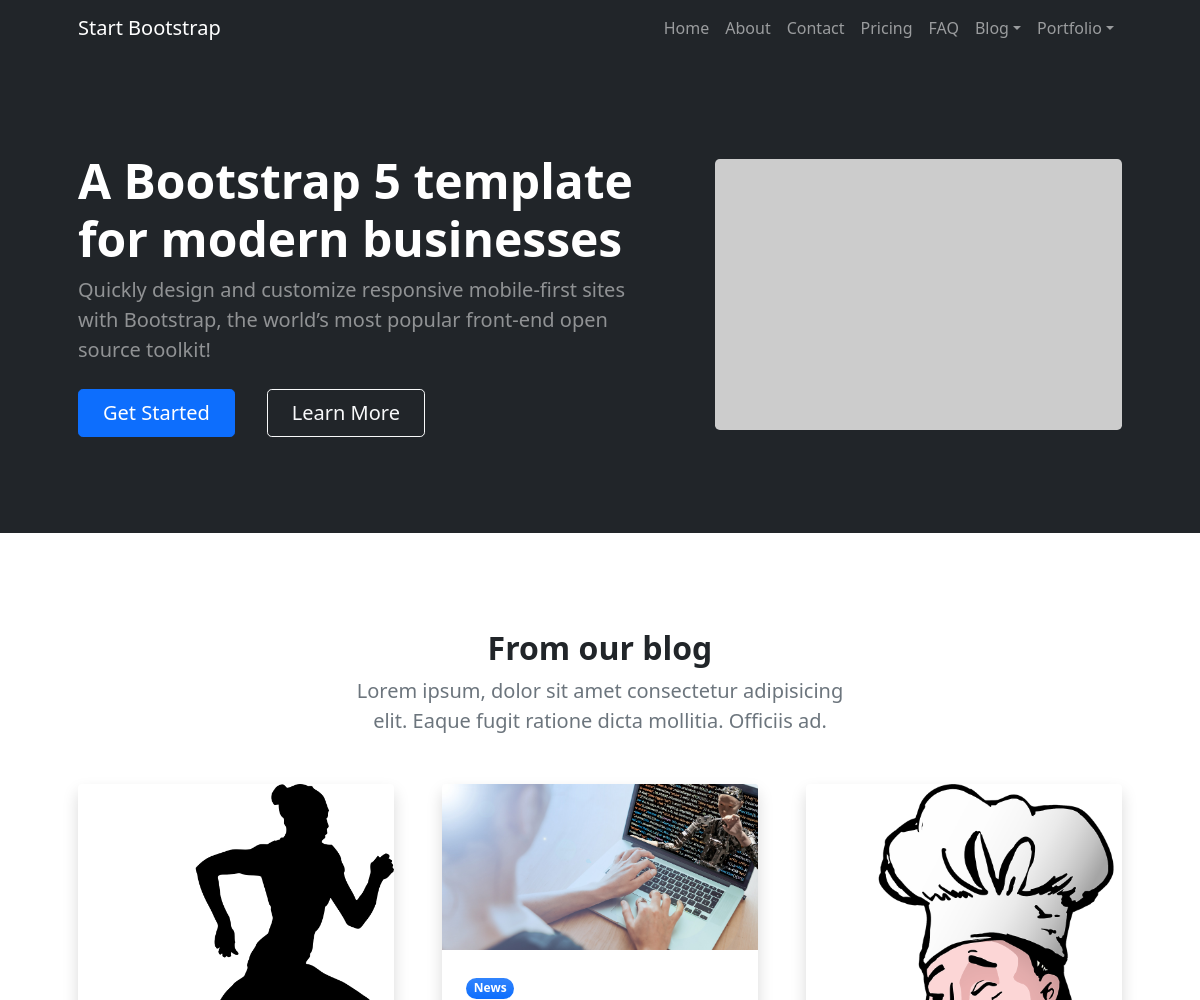
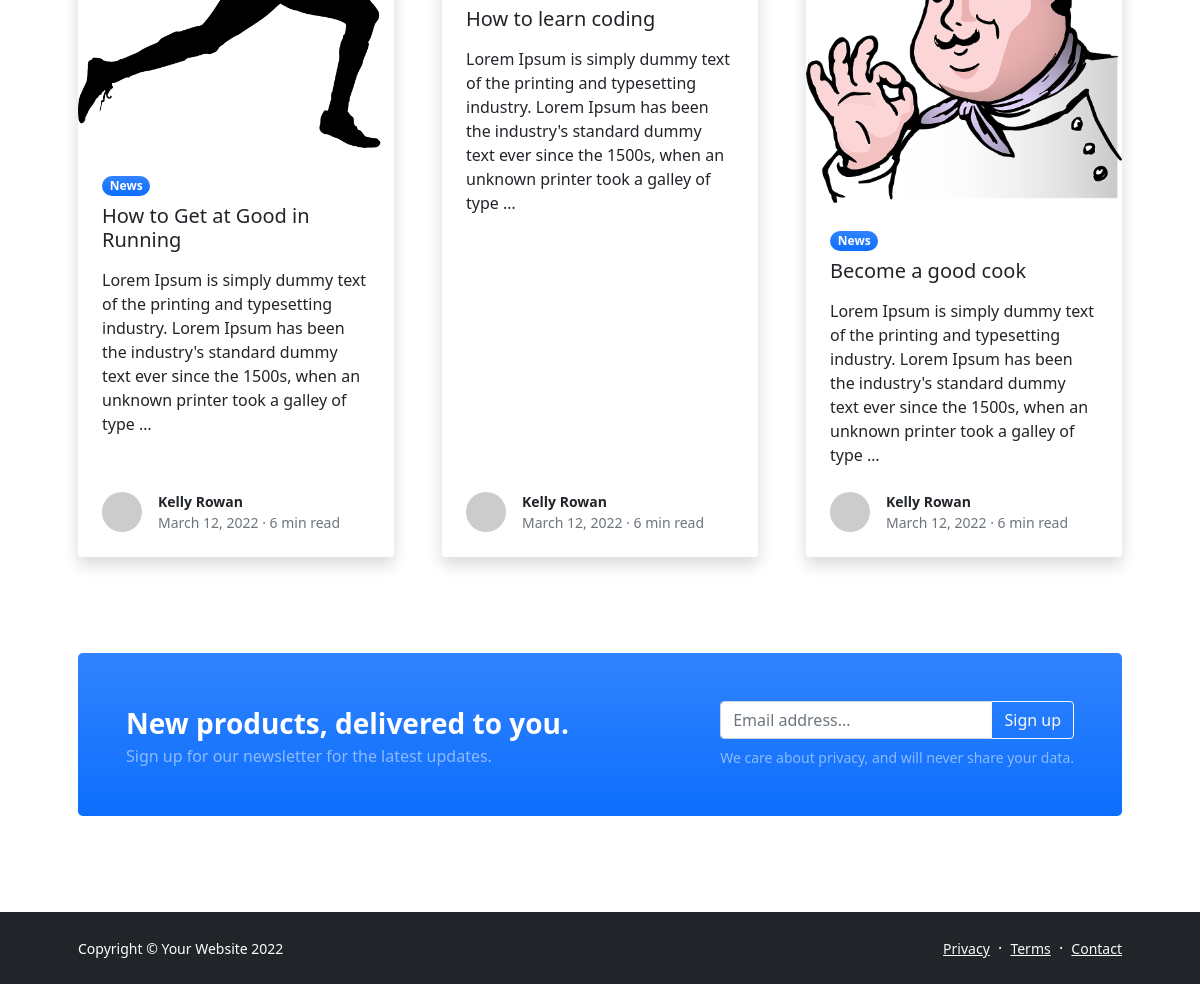
The page / on the database its author committed (2 pictures, top to bottom).
### newsworld/models.py (models this page shows, shortened)
class Post(models.Model):
    title = models.CharField(max_length=500)
    image= models.ImageField(upload_to='img')
    body = models.TextField()
    post_id = models.UUIDField(default=uuid.uuid4, primary_key=True, unique=True, editable=False)
    created = models.DateTimeField(auto_now_add=True)
    modified = models.DateTimeField(auto_now=True)
    slug = models.SlugField()

### newsworld/views.py (the view)
# urls.py: path('', views.index, name = 'index')
def index(request):
    posts = Post.objects.all()
    context = {'posts': posts}
    return render(request, 'newsworld/index.html', context)

### newsworld/templates/newsworld/index.html
{% extends 'base.html' %}
{% block content %}
<header class="bg-dark py-5">
    <div class="container px-5">
        <div class="row gx-5 align-items-center justify-content-center">
            <div class="col-lg-8 col-xl-7 col-xxl-6">
                <div class="my-5 text-center text-xl-start">
                    <h1 class="display-5 fw-bolder text-white mb-2">A Bootstrap 5 template for modern businesses</h1>
                    <p class="lead fw-normal text-white-50 mb-4">Quickly design and customize responsive mobile-first sites with Bootstrap, the world’s most popular front-end open source toolkit!</p>
                    <div class="d-grid gap-3 d-sm-flex justify-content-sm-center justify-content-xl-start">
                        <a class="btn btn-primary btn-lg px-4 me-sm-3" href="#features">Get Started</a>
                        <a class="btn btn-outline-light btn-lg px-4" href="#!">Learn More</a>
                    </div>
                </div>
            </div>
            <div class="col-xl-5 col-xxl-6 d-none d-xl-block text-center"><img class="img-fluid rounded-3 my-5" src="https://dummyimage.com/600x400/343a40/6c757d" alt="..." /></div>
        </div>
    </div>
</header>
<section class="py-5">
    <div class="container px-5 my-5">
        <div class="row gx-5 justify-content-center">
            <div class="col-lg-8 col-xl-6">
                <div class="text-center">
                    <h2 class="fw-bolder">From our blog</h2>
                    <p class="lead fw-normal text-muted mb-5">Lorem ipsum, dolor sit amet consectetur adipisicing elit. Eaque fugit ratione dicta mollitia. Officiis ad.</p>
                </div>
            </div>
        </div>
        <div class="row gx-5">
            {% for post in posts %}
            <div class="col-lg-4 mb-5">
                <div class="card h-100 shadow border-0">
                    <img class="card-img-top" src=" {{post.image.url}} " alt="..." />
                    <div class="card-body p-4">
                        <div class="badge bg-primary bg-gradient rounded-pill mb-2">News</div>
                        <a class="text-decoration-none link-dark stretched-link" href="#!"><h5 class="card-title mb-3">{{post.title}}</h5></a>
                        <p class="card-text mb-0">{{post.body|truncatechars:200}}</p>
                    </div>
                    <div class="card-footer p-4 pt-0 bg-transparent border-top-0">
                        <div class="d-flex align-items-end justify-content-between">
                            <div class="d-flex align-items-center">
                                <img class="rounded-circle me-3" src="https://dummyimage.com/40x40/ced4da/6c757d" alt="..." />
                                <div class="small">
                                    <div class="fw-bold">Kelly Rowan</div>
                                    <div class="text-muted">March 12, 2022 &middot; 6 min read</div>
                                </div>
                            </div>
                        </div>
                    </div>
                </div>
            </div>
        {% endfor %}
        </div>
        <aside class="bg-primary bg-gradient rounded-3 p-4 p-sm-5 mt-5">
            <div class="d-flex align-items-center justify-content-between flex-column flex-xl-row text-center text-xl-start">
                <div class="mb-4 mb-xl-0">
                    <div class="fs-3 fw-bold text-white">New products, delivered to you.</div>
                    <div class="text-white-50">Sign up for our newsletter for the latest updates.</div>
                </div>
                <div class="ms-xl-4">
                    <div class="input-group mb-2">
                        <input class="form-control" type="text" placeholder="Email address..." aria-label="Email address..." aria-describedby="button-newsletter" />
                        <button class="btn btn-outline-light" id="button-newsletter" type="button">Sign up</button>
                    </div>
                    <div class="small text-white-50">We care about privacy, and will never share your data.</div>
                </div>
            </div>
        </aside>
    </div>
</section>
</main>
{% endblock %}

### templates/base.html (shortened to what this page needs)
<!DOCTYPE html>
{% load static %}
<html lang="en">
    <head>
        <link href="https://cdn.jsdelivr.net/npm/bootstrap-icons@1.5.0/font/bootstrap-icons.css" rel="stylesheet" />
        <link href="{% static 'css/styles.css' %}" rel="stylesheet" />
    </head>
    <body class="d-flex flex-column h-100">
        <main class="flex-shrink-0">
            <nav class="navbar navbar-expand-lg navbar-dark bg-dark">
                <div class="container px-5">
                    <a class="navbar-brand" href="index.html">Start Bootstrap</a>
                    <div class="collapse navbar-collapse" id="navbarSupportedContent">
                        <ul class="navbar-nav ms-auto mb-2 mb-lg-0">
                            <li class="nav-item"><a class="nav-link" href="index.html">Home</a></li>
                            <li class="nav-item"><a class="nav-link" href="about.html">About</a></li>
                            <li class="nav-item"><a class="nav-link" href="contact.html">Contact</a></li>
                            <li class="nav-item"><a class="nav-link" href="pricing.html">Pricing</a></li>
                            <li class="nav-item"><a class="nav-link" href="faq.html">FAQ</a></li>
                            <li class="nav-item dropdown">
                                <a class="nav-link dropdown-toggle" id="navbarDropdownBlog" href="#" role="button" data-bs-toggle="dropdown" aria-expanded="false">Blog</a>
                            </li>
                            <li class="nav-item dropdown">
                                <a class="nav-link dropdown-toggle" id="navbarDropdownPortfolio" href="#" role="button" data-bs-toggle="dropdown" aria-expanded="false">Portfolio</a>
                            </li>
                        </ul>
                    </div>
                </div>
            </nav>
            {% block content %}{% endblock %}
            <footer class="bg-dark py-4 mt-auto">
                <div class="container px-5">
                    <div class="row align-items-center justify-content-between flex-column flex-sm-row">
                        <div class="col-auto"><div class="small m-0 text-white">Copyright &copy; Your Website 2022</div></div>
                        <div class="col-auto">
                            <a class="link-light small" href="#!">Privacy</a>
                            <span class="text-white mx-1">&middot;</span>
                            <a class="link-light small" href="#!">Terms</a>
                            <span class="text-white mx-1">&middot;</span>
                            <a class="link-light small" href="#!">Contact</a>
                        </div>
                    </div>
                </div>
            </footer>
        </body>
    </html>

### rows shown on the page
Post: image (picture), title "How to Get at Good in Running", body "Lorem Ipsum is simply dummy text of the printing and typesetting industry. Lorem Ipsum has been the industry's standard dummy text ever since the 1500s, when an unknown printer took a galley of type …"
Post: image (picture), title "How to learn coding", body "Lorem Ipsum is simply dummy text of the printing and typesetting industry. Lorem Ipsum has been the industry's standard dummy text ever since the 1500s, when an unknown printer took a galley of type …"
Post: image (picture), title "Become a good cook", body "Lorem Ipsum is simply dummy text of the printing and typesetting industry. Lorem Ipsum has been the industry's standard dummy text ever since the 1500s, when an unknown printer took a galley of type …"
